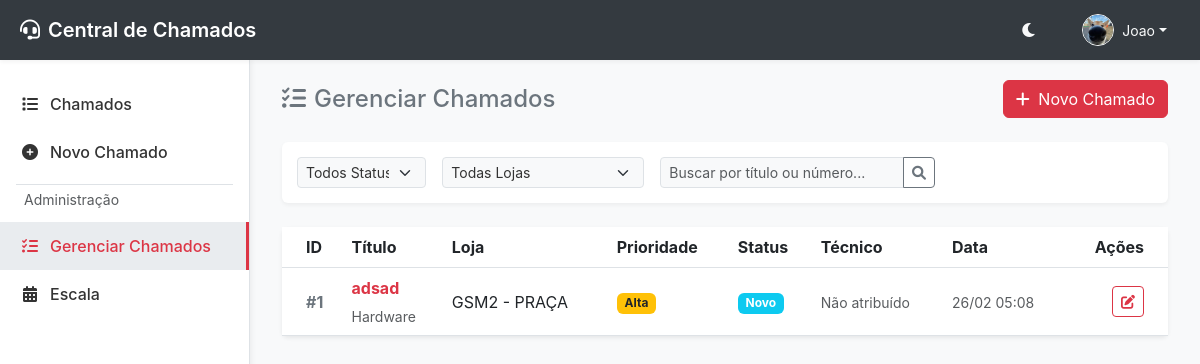
The page /gerenciar (signed in) on the database its author committed.
### app/models.py (models this page shows, shortened)
class User(UserMixin, db.Model):
    __tablename__ = 'users'
    id = db.Column(db.Integer, primary_key=True)
    username = db.Column(db.String(64), index=True, unique=True, nullable=False)
    email = db.Column(db.String(120), index=True, unique=True, nullable=False)
    password_hash = db.Column(db.String(256))
    role = db.Column(db.String(20), default='user', index=True) # user, technician, admin, manager, supervisor
    is_technician = db.Column(db.Boolean, default=False, index=True) # Secondary flag to allow admins/managers to act as technicians
    department = db.Column(db.String(100), index=True)
    profile_image = db.Column(db.String(255))
    is_active = db.Column(db.Boolean, default=True, index=True)
    created_at = db.Column(db.DateTime, default=datetime.utcnow)

### app/modules/chamados/models.py (models this page shows, shortened)
class Ticket(db.Model):
    __tablename__ = 'tickets'
    id = db.Column(db.Integer, primary_key=True)
    title = db.Column(db.String(100), nullable=False)
    description = db.Column(db.Text, nullable=False)
    status = db.Column(db.String(20), default='novo', index=True) # novo, aberto, pendente, resolvido, fechado
    priority = db.Column(db.String(20), default='media', index=True) # baixa, media, alta, critica
    category = db.Column(db.String(50))
    created_at = db.Column(db.DateTime, default=datetime.utcnow, index=True)
    updated_at = db.Column(db.DateTime, default=datetime.utcnow, onupdate=datetime.utcnow)
    due_date = db.Column(db.DateTime, nullable=True)
    closed_at = db.Column(db.DateTime, nullable=True)
    additional_info = db.Column(db.Text, nullable=True)
    attachment = db.Column(db.String(255), nullable=True)
    requester_id = db.Column(db.Integer, db.ForeignKey('users.id'), nullable=False, index=True)
    technician_id = db.Column(db.Integer, db.ForeignKey('users.id'), nullable=True, index=True)
    store_id = db.Column(db.Integer, db.ForeignKey('stores.id'), nullable=True, index=True)
    requester = db.relationship('User', foreign_keys=[requester_id], backref='tickets_requested')
    technician = db.relationship('User', foreign_keys=[technician_id], backref='tickets_assigned')
    store = db.relationship('Store', backref='tickets')
    tags = db.relationship('Tag', secondary=ticket_tags, backref=db.backref('tickets', lazy='dynamic'))

### app/modules/lojas/models.py (models this page shows, shortened)
class Store(db.Model):
    __tablename__ = 'stores'
    id = db.Column(db.Integer, primary_key=True)
    name = db.Column(db.String(100), unique=True, nullable=False, index=True)
    cnpj = db.Column(db.String(20))
    address = db.Column(db.String(200))
    manager = db.Column(db.String(100))

### app/modules/chamados/routes.py (the view)
@chamados_bp.route('/gerenciar')
@login_required
def gerenciar_chamados():
    if current_user.role not in ['admin', 'manager', 'supervisor', 'tecnico']:
        flash('Acesso não autorizado.', 'danger')
        return redirect(url_for('chamados.index'))
    exclude_closed = request.args.get('exclude_closed') == 'true'
    tickets = service.list_tickets(exclude_closed=exclude_closed)
    technicians = service.get_all_technicians()
    stores = service.get_all_stores()
    categories = service.get_all_categories()
    return render_template('gerenciar_chamados.html', tickets=tickets, technicians=technicians, stores=stores, categories=categories, active_page='gerenciar_chamados', exclude_closed=exclude_closed)

### app/modules/chamados/repository.py (called while the page is built, shortened)
    def find_all(self, filters=None):
        query = Ticket.query.options(
            db.joinedload(Ticket.store),
            db.joinedload(Ticket.technician),
            db.joinedload(Ticket.requester)
        )
        return query.order_by(Ticket.created_at.desc()).all()

### app/modules/chamados/service.py (called while the page is built)
    def get_all_stores(self):
        from app.modules.lojas.models import Store
        from app.utils import natural_sort_key
        stores = Store.query.all()
        return sorted(stores, key=lambda x: natural_sort_key(x.name))

    def get_all_categories(self):
        from .models import Category
        return Category.query.filter_by(active=True).order_by(Category.name).all()

    def get_all_technicians(self):
        from app.models import User
        from sqlalchemy import or_
        return User.query.filter(or_(User.role == 'tecnico', User.is_technician == True)).all()

    def list_tickets(self, exclude_closed=False):
        filters = {}
        if exclude_closed:
            filters['exclude_closed'] = True
        return self.repository.find_all(filters)

### app/utils.py (called while the page is built)
def natural_sort_key(s):
    if not s:
        return []
    s = str(s).lower()
    return [int(text) if text.isdigit() else text for text in re.split('([0-9]+)', s)]

### app/templates/gerenciar_chamados.html (shortened to what this page needs)
{% extends "base.html" %}
{% block content %}
<div class="d-flex justify-content-between align-items-center mb-4 flex-wrap gap-2">
    <h4 class="mb-0 text-secondary">
        <i class="fas fa-tasks me-2"></i>Gerenciar Chamados
    </h4>
    <div>
        <a href="{{ url_for('chamados.novo_chamado') }}" class="btn btn-primary"><i class="fas fa-plus me-1"></i> Novo Chamado</a>
    </div>
</div>
<div class="filter-bar mb-4">
    <form class="row g-3">
        <div class="col-md-2">
            <select class="form-select form-select-sm" aria-label="Status" id="statusFilter">
                <option value="all" selected>Todos Status</option>
            </select>
        </div>
        <div class="col-md-3">
            <select class="form-select form-select-sm" aria-label="Loja" id="storeFilter">
                <option value="all" selected>Todas Lojas</option>
            </select>
        </div>
        <div class="col-md-4">
            <div class="input-group input-group-sm">
                <input type="text" class="form-control" placeholder="Buscar por título ou número..." id="searchInput">
                <button class="btn btn-outline-secondary" type="button"><i class="fas fa-search"></i></button>
            </div>
        </div>
    </form>
</div>
<div class="card border-0 shadow-sm">
    <div class="card-body p-0">
        <div class="table-responsive">
            <table class="table table-hover mb-0 align-middle" id="ticketsTable">
                <thead class="bg-light">
                    <tr>
                        <th scope="col" class="ps-4">ID</th>
                        <th scope="col">Título</th>
                        <th scope="col">Loja</th>
                        <th scope="col">Prioridade</th>
                        <th scope="col">Status</th>
                        <th scope="col">Técnico</th>
                        <th scope="col">Data</th>
                        <th scope="col" class="text-end pe-4">Ações</th>
                    </tr>
                </thead>
                <tbody>
                    {% for ticket in tickets %}
                    <tr class="ticket-row" data-status="{{ ticket.status|default('novo') }}" data-store="{{ ticket.store_id }}">
                        <td class="ps-4 fw-bold text-secondary">#{{ ticket.id }}</td>
                        <td>
                            <a href="{{ url_for('chamados.ver_chamado', id=ticket.id) }}" class="text-decoration-none fw-bold text-primary text-truncate d-inline-block" style="max-width: 200px;" title="{{ ticket.title }}">
                                {{ ticket.title }}
                            </a>
                            <small class="d-block text-muted">{{ ticket.category }}</small>
                        </td>
                        <td>
                            {% if ticket.store %}
                            {{ ticket.store.name }}
                            {% else %}
                            <span class="text-muted fst-italic">N/A</span>
                            {% endif %}
                        </td>
                        <td>
                            <span class="badge bg-{{ 'danger' if ticket.priority == 'critica' else 'warning' if ticket.priority == 'alta' else 'info' if ticket.priority == 'media' else 'secondary' }} text-dark">
                                {{ ticket.priority|capitalize }}
                            </span>
                        </td>
                        <td>
                            {% set status_label = ticket.status|replace('_', ' ')|capitalize %}
                            {% set status_class = 'info' if ticket.status == 'novo' else 'primary' if ticket.status == 'em_analise' else 'warning' if ticket.status == 'aguardando_peca' else 'success' if ticket.status == 'resolvido' else 'danger' if ticket.status == 'nao_resolvido' else 'secondary' %}
                            <span class="badge bg-{{ status_class }}">{{ status_label }}</span>
                        </td>
                        <td>
                            {% if ticket.technician %}
                            <div class="d-flex align-items-center">
                                <i class="fas fa-user-check text-primary me-1"></i> {{ ticket.technician.username }}
                            </div>
                            {% else %}
                            <span class="text-muted small">Não atribuído</span>
                            {% endif %}
                        </td>
                        <td>
                            <small class="text-muted">{{ ticket.created_at.strftime('%d/%m %H:%M') }}</small>
                        </td>
                        <td class="text-end pe-4">
                            <button class="btn btn-sm btn-outline-primary" data-bs-toggle="modal" data-bs-target="#modalGerenciar{{ ticket.id }}" title="Editar Chamado">
                                <i class="fas fa-edit"></i>
                            </button>
                        </td>
                    </tr>
                    {% endfor %}
                </tbody>
            </table>
        </div>
    </div>
</div>
{% endblock %}

### app/templates/base.html (shortened to what this page needs)
<!DOCTYPE html>
<html lang="pt-br">
<head>
    <link href="https://cdn.jsdelivr.net/npm/bootstrap@5.3.0/dist/css/bootstrap.min.css" rel="stylesheet">
    <link href="https://cdnjs.cloudflare.com/ajax/libs/font-awesome/6.0.0/css/all.min.css" rel="stylesheet">
    <link rel="stylesheet" href="{{ url_for('static', filename='css/style.css') }}?v=6">
    <link rel="stylesheet" href="{{ url_for('static', filename='css/mobile.css') }}?v=1">
</head>
<body>
    {% if current_user.is_authenticated %}
    <nav class="topbar">
        <div class="brand">
            <i class="fas fa-headset me-2"></i> Central de Chamados
        </div>
        <div class="user-menu">
            <button class="btn btn-link text-light p-0 me-3" id="theme-toggle" title="Alternar Tema">
                <i class="fas fa-moon"></i>
            </button>
            <div class="dropdown">
                <button class="btn btn-link text-light text-decoration-none dropdown-toggle d-flex align-items-center" type="button" id="userDropdown" data-bs-toggle="dropdown" aria-expanded="false">
                    {% if current_user.profile_image %}
                    {% if current_user.profile_image.startswith('http') %}
                    <img src="{{ current_user.profile_image }}" alt="Avatar" class="rounded-circle border border-light" style="width: 32px; height: 32px; object-fit: cover;">
                    {% else %}
                    <img src="{{ url_for('auth.profile_image', filename=current_user.profile_image) }}" alt="Avatar" class="rounded-circle border border-light" style="width: 32px; height: 32px; object-fit: cover;">
                    {% endif %}
                    {% else %}
                    <i class="fas fa-user-circle fa-lg"></i>
                    {% endif %}
                    <span class="ms-2 small d-none d-md-inline">{{ current_user.username }}</span>
                </button>
            </div>
        </div>
    </nav>
    {% endif %}
    {% if current_user.is_authenticated %}
    <div class="sidebar bg-surface">
        <nav class="nav flex-column">
            <a class="nav-link {% if active_page == 'chamados' %}active{% endif %}" href="{{ url_for('chamados.listar_chamados') }}">
                <i class="fas fa-list"></i> Chamados
            </a>
            <a class="nav-link {% if active_page == 'novo_chamado' %}active{% endif %}" href="{{ url_for('chamados.novo_chamado') }}">
                <i class="fas fa-plus-circle"></i> Novo Chamado
            </a>
            {% if current_user.role in ['admin', 'manager', 'supervisor', 'tecnico'] %}
            <div class="border-top my-2 mx-3 text-muted small px-2 py-1">Administração</div>
            <a class="nav-link {% if active_page == 'gerenciar_chamados' %}active{% endif %}" href="{{ url_for('chamados.gerenciar_chamados') }}">
                <i class="fas fa-tasks"></i> Gerenciar Chamados
            </a>
            {% endif %}
            {% if current_user.role in ['admin', 'manager', 'supervisor', 'tecnico'] %}
            <a class="nav-link {% if active_page == 'escala' %}active{% endif %}" href="{{ url_for('escala.index') }}">
                <i class="fas fa-calendar-alt"></i> Escala
            </a>
            {% endif %}
        </nav>
    </div>
    {% endif %}
    <main class="main-content" {% if not current_user.is_authenticated %}style="margin-left: 0; padding-top: 20px;"{% endif %}>
        <div class="container-fluid">
            {% block content %}{% endblock %}
        </div>
    </main>
</body>
</html>

### app/static/css/style.css (style rules this page uses)
:root { --primary-color: #dc3545; --sidebar-width: 250px; --topbar-height: 60px; --bg-color: #f8f9fa; --surface-color: #ffffff; --text-color: #333; --text-muted: #6c757d; --border-color: #dee2e6; --topbar-bg: #343a40; --topbar-text: #ffffff; --hover-bg: #e9ecef; --card-shadow: 0 2px 4px rgba(0,0,0,0.05); --card-shadow-hover: 0 4px 8px rgba(0,0,0,0.1); }
.btn-primary { background-color: var(--primary-color) !important; border-color: var(--primary-color) !important; }
.btn-outline-primary { color: var(--primary-color) !important; border-color: var(--primary-color) !important; }
.text-primary { color: var(--primary-color) !important; }
:root { --chat-tech-bg: #ffe6e6; --chat-user-bg: #f8f9fa; }
.bg-surface { background-color: var(--surface-color) !important; }
body { background-color: var(--bg-color); color: var(--text-color); font-family: -apple-system, BlinkMacSystemFont, "Segoe UI", Roboto, "Helvetica Neue", Arial, sans-serif; overflow-x: hidden; transition: background-color 0.3s, color 0.3s; }
.topbar { position: fixed; top: 0; left: 0; width: 100%; height: var(--topbar-height); background-color: var(--topbar-bg); color: var(--topbar-text); z-index: 1030; display: flex; align-items: center; justify-content: space-between; padding: 0 20px; box-shadow: var(--card-shadow); }
.topbar .brand { font-size: 1.25rem; font-weight: 600; display: flex; align-items: center; }
.topbar .user-menu { display: flex; align-items: center; gap: 15px; }
.sidebar { position: fixed; top: var(--topbar-height); left: 0; width: var(--sidebar-width); height: calc(100vh - var(--topbar-height)); background-color: var(--surface-color); box-shadow: 2px 0 5px rgba(0,0,0,0.05); z-index: 1020; overflow-y: auto; padding-top: 20px; border-right: 1px solid var(--border-color); transition: background-color 0.3s, border-color 0.3s; }
.sidebar .nav-link { color: var(--text-color); padding: 12px 20px; display: flex; align-items: center; gap: 10px; transition: all 0.2s; font-weight: 500; }
.sidebar .nav-link:hover, .sidebar .nav-link.active { background-color: var(--hover-bg); color: var(--primary-color); border-right: 3px solid var(--primary-color); }
.sidebar .nav-link i { width: 20px; text-align: center; }
.main-content { margin-top: var(--topbar-height); margin-left: var(--sidebar-width); padding: 20px; min-height: calc(100vh - var(--topbar-height)); }
.filter-bar { background-color: var(--surface-color); padding: 15px; border-radius: 6px; box-shadow: var(--card-shadow); margin-bottom: 20px; transition: background-color 0.3s; }
.filter-bar .form-select, .filter-bar .form-control { background-color: var(--bg-color); color: var(--text-color); border-color: var(--border-color); }
.main-content { animation: fadeIn 0.5s ease-out; }
.btn { transition: all 0.2s cubic-bezier(0.4, 0, 0.2, 1); position: relative; overflow: hidden; }
.table-hover tbody tr { transition: background-color 0.2s, transform 0.2s; }
.form-control, .form-select { transition: border-color 0.2s, box-shadow 0.2s, transform 0.2s; }
.sidebar .nav-link i { transition: transform 0.3s ease; }
.badge { transition: transform 0.2s ease; }

### rows shown on the page
User: profile_image (picture), username "Joao"
Ticket: id "1", title "adsad", category "Hardware", store.name "GSM2 - PRAÇA", priority "Alta", status "Novo", created_at "26/02 05:08"
